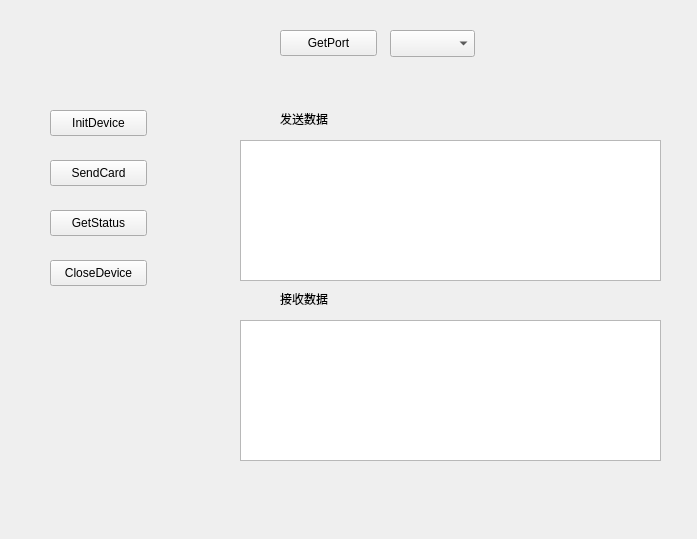
<?xml version="1.0" encoding="UTF-8"?>
<ui version="4.0">
 <class>CardSenderForm</class>
 <widget class="QWidget" name="CardSenderForm">
  <property name="geometry">
   <rect>
    <x>0</x>
    <y>0</y>
    <width>697</width>
    <height>539</height>
   </rect>
  </property>
  <property name="windowTitle">
   <string>Form</string>
  </property>
  <widget class="QTextEdit" name="sendtextEdit">
   <property name="geometry">
    <rect>
     <x>240</x>
     <y>140</y>
     <width>421</width>
     <height>141</height>
    </rect>
   </property>
   <property name="styleSheet">
    <string notr="true">color: rgb(0, 0, 0);</string>
   </property>
  </widget>
  <widget class="QPushButton" name="GetPort">
   <property name="geometry">
    <rect>
     <x>280</x>
     <y>30</y>
     <width>97</width>
     <height>26</height>
    </rect>
   </property>
   <property name="text">
    <string>GetPort</string>
   </property>
  </widget>
  <widget class="QPushButton" name="pushButton_4">
   <property name="geometry">
    <rect>
     <x>50</x>
     <y>260</y>
     <width>97</width>
     <height>26</height>
    </rect>
   </property>
   <property name="text">
    <string>CloseDevice</string>
   </property>
  </widget>
  <widget class="QPushButton" name="pushButton">
   <property name="geometry">
    <rect>
     <x>50</x>
     <y>110</y>
     <width>97</width>
     <height>26</height>
    </rect>
   </property>
   <property name="text">
    <string>InitDevice</string>
   </property>
  </widget>
  <widget class="QComboBox" name="comboBoxComm">
   <property name="geometry">
    <rect>
     <x>390</x>
     <y>30</y>
     <width>85</width>
     <height>27</height>
    </rect>
   </property>
  </widget>
  <widget class="QPushButton" name="pushButton_3">
   <property name="geometry">
    <rect>
     <x>50</x>
     <y>160</y>
     <width>97</width>
     <height>26</height>
    </rect>
   </property>
   <property name="text">
    <string>SendCard</string>
   </property>
  </widget>
  <widget class="QTextEdit" name="receivetextEdit">
   <property name="geometry">
    <rect>
     <x>240</x>
     <y>320</y>
     <width>421</width>
     <height>141</height>
    </rect>
   </property>
   <property name="styleSheet">
    <string notr="true">color: rgb(0, 0, 0);</string>
   </property>
  </widget>
  <widget class="QLabel" name="label">
   <property name="geometry">
    <rect>
     <x>280</x>
     <y>110</y>
     <width>67</width>
     <height>17</height>
    </rect>
   </property>
   <property name="text">
    <string>发送数据</string>
   </property>
  </widget>
  <widget class="QLabel" name="label_2">
   <property name="geometry">
    <rect>
     <x>280</x>
     <y>290</y>
     <width>67</width>
     <height>17</height>
    </rect>
   </property>
   <property name="text">
    <string>接收数据</string>
   </property>
  </widget>
  <widget class="QPushButton" name="pushButton_GetStatus">
   <property name="geometry">
    <rect>
     <x>50</x>
     <y>210</y>
     <width>97</width>
     <height>26</height>
    </rect>
   </property>
   <property name="text">
    <string>GetStatus</string>
   </property>
  </widget>
 </widget>
 <resources/>
 <connections/>
</ui>
